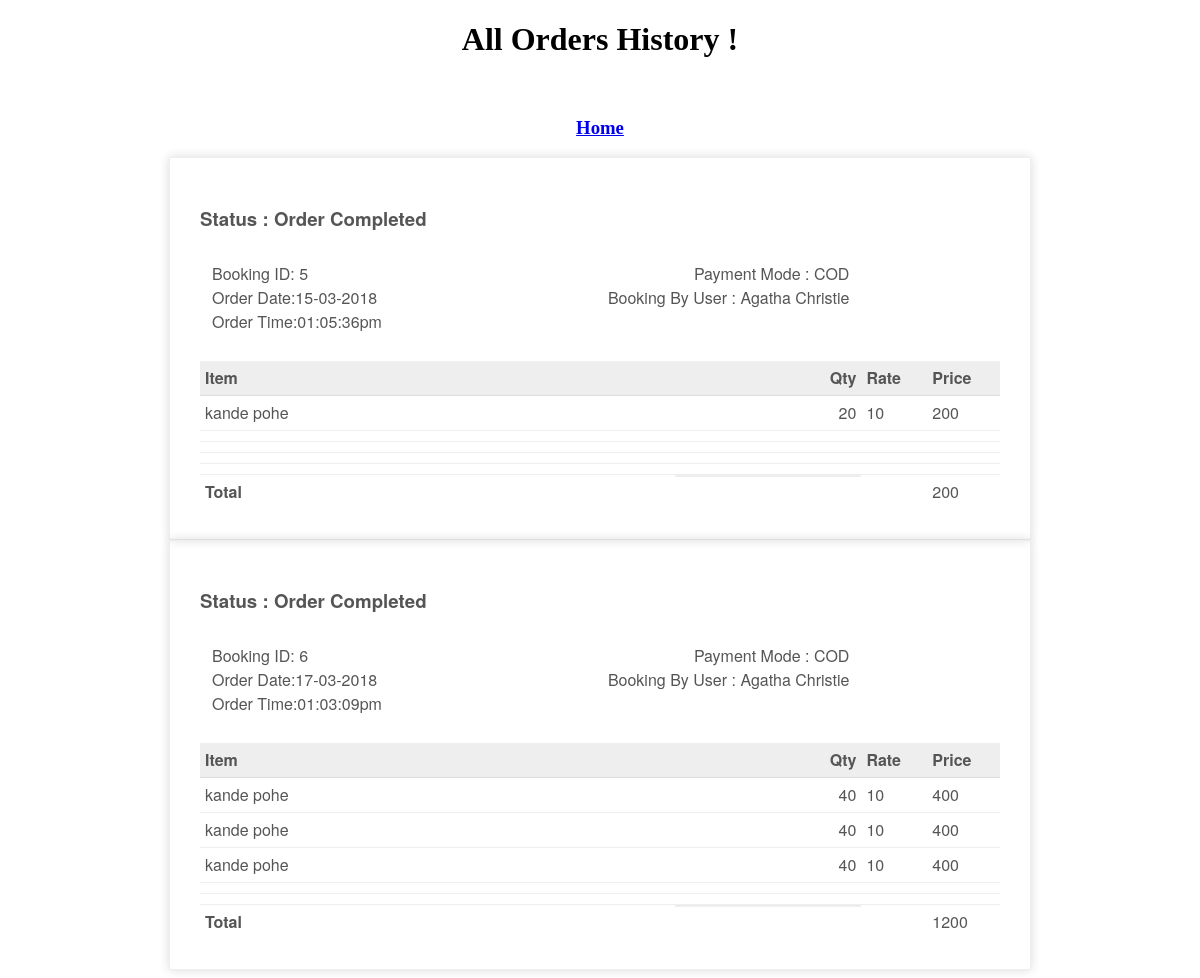
The page /staffreport.php (signed in) on the database its author committed.
### tables this page shows
CREATE TABLE `booking` (
  `status` varchar(100) NOT NULL DEFAULT 'order placed',
  `fn1` varchar(100) NOT NULL,
  `fn2` varchar(100) NOT NULL,
  `fn3` varchar(100) NOT NULL,
  `fn4` varchar(100) NOT NULL,
  `fn5` varchar(100) NOT NULL,
  `qt1` varchar(100) NOT NULL,
  `qt2` varchar(100) NOT NULL,
  `qt3` varchar(100) NOT NULL,
  `qt4` varchar(100) NOT NULL,
  `qt5` varchar(100) NOT NULL,
  `am1` varchar(100) NOT NULL,
  `am2` varchar(100) NOT NULL,
  `am3` varchar(100) NOT NULL,
  `am4` varchar(100) NOT NULL,
  `am5` varchar(100) NOT NULL,
  `rt1` varchar(100) NOT NULL,
  `rt2` varchar(100) NOT NULL,
  `rt3` varchar(100) NOT NULL,
  `rt4` varchar(100) NOT NULL,
  `rt5` varchar(100) NOT NULL,
  `total` varchar(100) NOT NULL,
  `pay` varchar(100) NOT NULL,
  `uid` varchar(100) NOT NULL,
  `date` varchar(100) NOT NULL,
  `time` varchar(100) NOT NULL,
  `bid` int(100) NOT NULL
);

### staffreport.php (the view, shortened to what this page needs)
<?php
if (isset($_SESSION['staff_loggedin']) && $_SESSION['staff_loggedin'] == true) {
    ?>
    <?php
    include('db/dbh.php') ;
    $s_userid=$_SESSION['s_userid'];
    $sql= "SELECT * FROM staff WHERE s_userid='$s_userid'";
    $record=mysqli_query($conn,$sql);
    $row=mysqli_fetch_assoc($record);
    $s_name = $row['s_name'];
?>
<!doctype html>
<html>
<head>
</head>
<body>
<center><h1>All Orders History !</h1> <br>
<h3><a href="staff_home.php">Home</a></h3>
 </center>
    <?php
    include('db/dbh.php') ;
					  $sql="SELECT * FROM booking WHERE uid='".$s_name."';";
					  $res=mysqli_query($conn,$sql);
					  while($row=mysqli_fetch_assoc($res)){
                        ?>
    <div class="invoice-box">
        <table cellpadding="0" cellspacing="0">
            <tr class="top">
                <td colspan="2">
                    <table>
                        <tr>
                            <td>
                                Booking ID: <?php echo $row["bid"]; ?><br>
                               Order Date:<?php echo $row["date"]; ?><br>
                               Order Time:<?php echo $row["time"]; ?>
                            </td>
                            <td>
                                Payment Mode : <?php echo $row["pay"]; ?><br>
                                 Booking By User : <?php echo $row["uid"]; ?>
                            </td>
                        </tr>
                    </table>
                </td>
            </tr>
            <tr class="heading">
                <td>
                    Item
                </td>
                <td>
                    Qty
                </td>
                <td>
                    Rate
                </td>
                <td>
                    Price
                </td>
            </tr>
            <tr class="item">
                <td>
                   <?php echo $row["fn1"]; ?>
                </td>
                <td>
                    <?php echo $row["qt1"]; ?>
                </td>
                <td>
                    <?php echo $row["rt1"]; ?>
                </td>
                <td>
                    <?php echo $row["am1"]; ?>
                </td>
            </tr>
            <tr class="item">
                <td>
                   <?php echo $row["fn2"]; ?>
                </td>
                <td>
                    <?php echo $row["qt2"]; ?>
                </td>
                <td>
                    <?php echo $row["rt2"]; ?>
                </td>
                <td>
                    <?php echo $row["am2"]; ?>
                </td>
            </tr>
            <tr class="item">
                <td>
                   <?php echo $row["fn3"]; ?>
                </td>
                <td>
                    <?php echo $row["qt3"]; ?>
                </td>
                <td>
                    <?php echo $row["rt3"]; ?>
                </td>
                <td>
                    <?php echo $row["am3"]; ?>
                </td>
            </tr>
            <tr class="item">
                <td>
                </td>
                <td>
                </td>
                <td>
                </td>
                <td>
                </td>
            </tr>
            <tr class="item">
                <td>
                </td>
                <td>
                </td>
                <td>
                </td>
                <td>
                </td>
            </tr>
<form action="ordercomplete.php" method="post">
    <h3>Status : <?php echo $row["status"]; ?> </h3>
</form>
            <tr class="total">
                <td><b>Total</b>
                </td><td>
                </td><td>
                </td>
                <td>
                <?php echo $row["total"]; ?>
                </td>
            </tr>
        </table>
    </div>
<?php
}
?>
</body>
</html>
<?php
}
?>

### staffreport.php (style rules this page uses)
.invoice-box { max-width:800px; margin:auto; padding:30px; border:1px solid #eee; box-shadow:0 0 10px rgba(0, 0, 0, .15); font-size:16px; line-height:24px; font-family:'Helvetica Neue', 'Helvetica', Helvetica, Arial, sans-serif; color:#555; }
.invoice-box table { width:100%; line-height:inherit; text-align:left; }
.invoice-box table td { padding:5px; vertical-align:top; }
.invoice-box table tr td:nth-child(2) { text-align:right; }
.invoice-box table tr.top table td { padding-bottom:20px; }
.invoice-box table tr.heading td { background:#eee; border-bottom:1px solid #ddd; font-weight:bold; }
.invoice-box table tr.item td { border-bottom:1px solid #eee; }
.invoice-box table tr.total td:nth-child(2) { border-top:2px solid #eee; font-weight:bold; }

### rows shown on the page
booking: bid "5", date "15-03-2018", time "01:05:36pm", pay "COD", uid "Agatha Christie", fn1 "kande pohe", qt1 "20", rt1 "10", am1 "200", status "Order Completed", total "200"
booking: bid "6", date "17-03-2018", time "01:03:09pm", pay "COD", uid "Agatha Christie", fn1 "kande pohe", qt1 "40", rt1 "10", am1 "400", fn2 "kande pohe", qt2 "40", rt2 "10", am2 "400", fn3 "kande pohe", qt3 "40", rt3 "10", am3 "400", status "Order Completed", total "1200"
